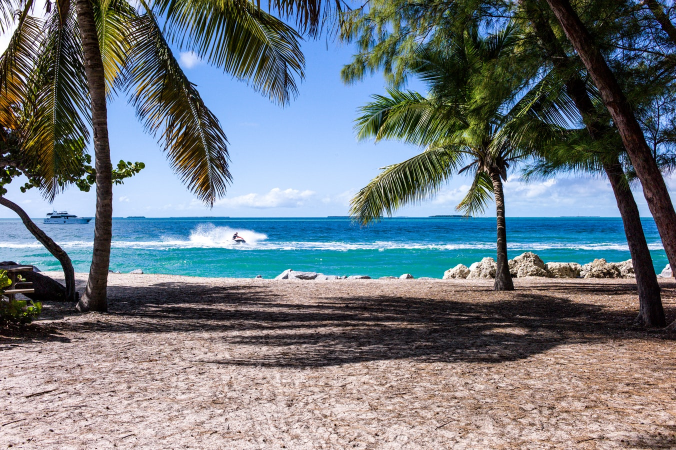
#> input picture pictures/beach.jpeg, 1352 x 900 px (shown at 1/2 size)
$ python downsize.py . out
#> lines starting #> are read from the running program, lines starting #| are printed output that depends on the picture
import glob
import os
import sys

import cv2 as cv

IMAGE_EXTENSIONS = ("jpg", "jpeg", "png")

def downsize_landscape(f, target, dims = (600, 400)):
    """Downsize and crop images for CoVoucher20 homepage."""
#> called with f = './beach.jpeg', target = 'out/beach.jpeg', dims = (600, 400)

    assert f.lower().endswith(IMAGE_EXTENSIONS), "Problem with %s" % f

    img = cv.imread(f)
#> img is the input picture: shape (900, 1352, 3); mean B, G, R 127.6, 120.8, 111.7
    img_height = img.shape[0]
#> img_height = 900
    img_width = img.shape[1]
#> img_width = 1352

    target_width, target_height = dims

    # crop if needed
    aspect_ratio = img_width / img_height
#> aspect_ratio = 1.5
    target_ratio = target_width / target_height

    if aspect_ratio > target_ratio:
        extra_pixels = int(img_width - img_height * target_width / target_height)
#> extra_pixels = 2
        left_pixels = int(extra_pixels / 2)
#> left_pixels = 1
        right_pixels = extra_pixels - left_pixels
#> right_pixels = 1
        img = img[:, left_pixels:(img_width - right_pixels), :]
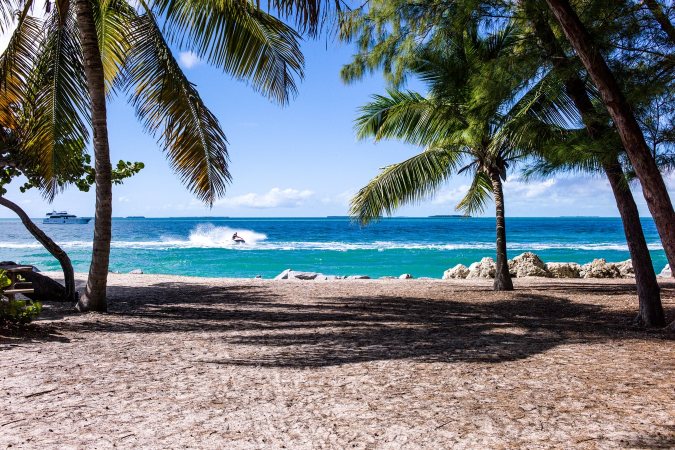
#> img: shape (900, 1350, 3) (shown at 1/2 size); mean B, G, R 127.6, 120.8, 111.7
    elif aspect_ratio < target_ratio:
        extra_pixels = int(img_height - img_width * target_height / target_width)
        top_pixels = int(extra_pixels / 2)
        bottom_pixels = extra_pixels - top_pixels
        img = img[top_pixels:(img_height - top_pixels), :, :]

    # Downsize
    downsized = cv.resize(img, (target_width, target_height), interpolation = cv.INTER_CUBIC)
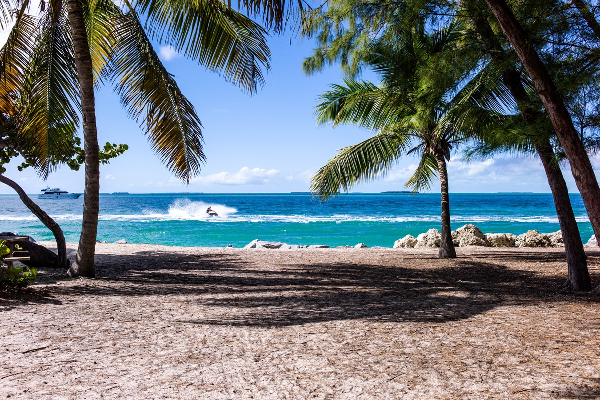
#> downsized: shape (400, 600, 3); mean B, G, R 127.6, 120.8, 111.7

    cv.imwrite(target, downsized)
    print("Prepared '%s'" % f)

def main():
    """Handle arguments and downsize images"""

    source_dir = sys.argv[1]
    target_dir = sys.argv[2]
    for f in glob.glob(os.path.join(source_dir, "*.*")):
        if f.lower().endswith(IMAGE_EXTENSIONS):

            target = os.path.join(target_dir, os.path.basename(f))
            downsize_landscape(f, target)
#> pass 2 of the loop in main, `for f in glob.glob(os.path.join(source_dir, "*.*")):`:
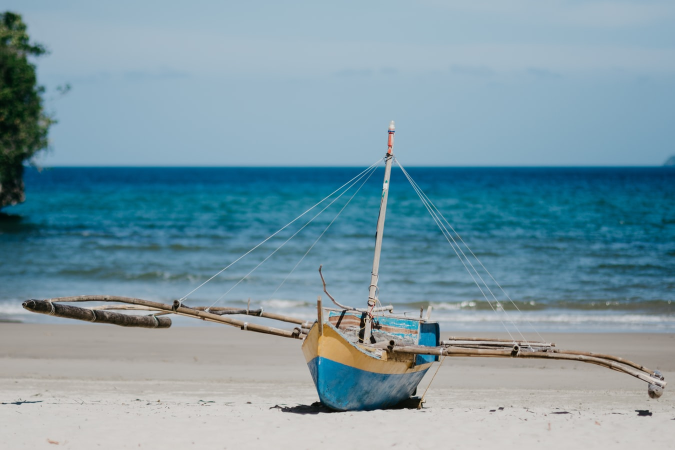
#> input picture pictures/boat.jpeg, 1350 x 900 px (shown at 1/2 size)
#> in downsize_landscape, img is the input picture: shape (900, 1350, 3); mean B, G, R 165, 153.3, 123.8
#> in downsize_landscape (call 2), `downsized = cv.resize(img, (target_width, target_height), interpolatio..`:
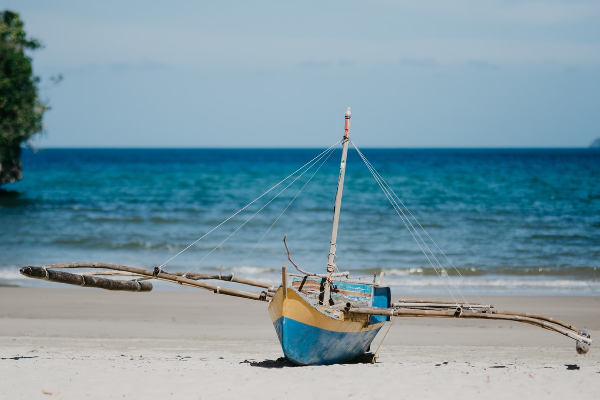
#> downsized: shape (400, 600, 3); mean B, G, R 165, 153.3, 123.8

if "__main__" == __name__:
    main()
